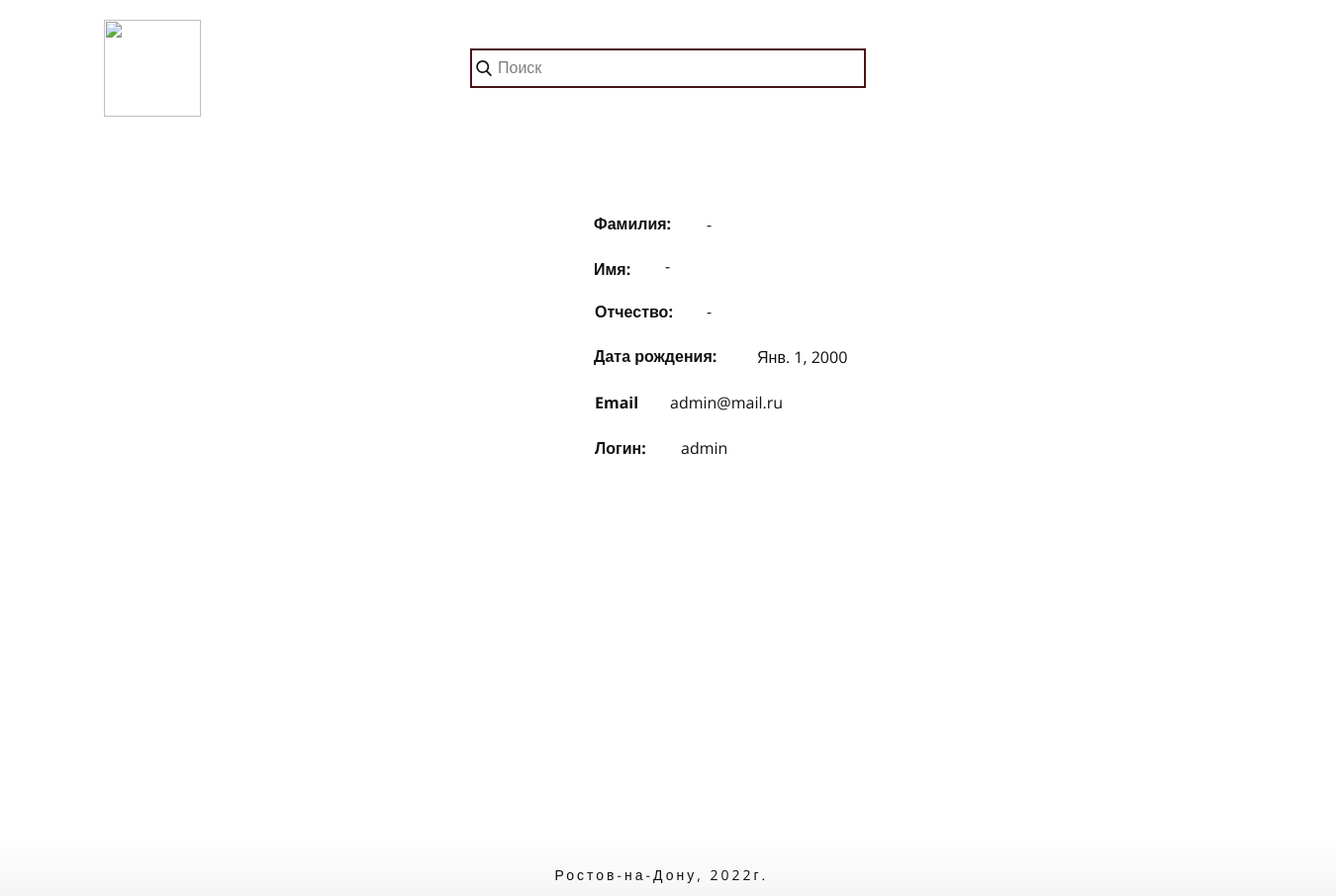
Screenshot of /alvuser/1 with the database file from the repository.
### bookstore/models.py (models this page shows)
class CustomUser(AbstractUser):
    foto = models.ImageField('Аватар', upload_to='bookapp/fotos/', null=True, default='/bookapp/fotos/Avatar.jpg')
    patronymic = models.CharField('Отчество', max_length=150, default='')
    birth_day = models.DateField('Дата рождения', default='2000-01-01')
    is_admin = models.BooleanField('Администратор', default=False)
    is_publisher = models.BooleanField('Студент', default=False)
    is_librarian = models.BooleanField('Преподаватель', default=False)
    class Meta:
        swappable = 'AUTH_USER_MODEL'

### bookstore/views.py (the view)
# urls.py: path('alvuser/<int:pk>', views.ALViewUser.as_view(), name='alvuser'),
class ALViewUser(DetailView):
    model = CustomUser
    template_name = 'publisher/detailuser.html'

### bookstore/templates/publisher/detailuser.html (shortened to what this page needs)
{% extends 'bookstore/base.html' %}
{% load static %}
{% block body %}
<link rel="stylesheet" href="{% static 'css/detailuser.css' %}" media="screen">
    <section class="u-clearfix u-section-1" id="sec-dc30">
        <div class="u-container-style u-product u-white u-product-1">
            <div class="u-container-layout u-valign-top u-container-layout-1">
                <div style="width: 286px; height: 334px; position: center;">
                </div>
                <div style="position: relative; top: 25px;">
                    <p class="u-text u-text-default u-text-2">Фамилия:</p>
                    <p class="u-text u-text-3">
                        {% if object.last_name %}
                            {{ object.last_name }}
                        {% else %}
                            -
                        {% endif %}</p>
                    <p class="u-text u-text-4">
                        {% if object.first_name %}
                            {{ object.first_name }}
                        {% else %}
                            -
                        {% endif %}</p>
                    <p class="u-text u-text-default-lg u-text-default-sm u-text-default-xl u-text-default-xs u-text-5">Имя:</p>
                    <p class="u-text u-text-default u-text-6">Отчество:</p>
                    <p class="u-text u-text-7">
                        {% if object.patronymic %}
                            {{ object.patronymic }}
                        {% else %}
                            -
                        {% endif %}</p>
                    <p class="u-text u-text-8">
                        {% if object.birth_day %}
                            {{ object.birth_day }}
                        {% else %}
                            -
                        {% endif %}</p>
                    <p class="u-text u-text-default u-text-9">Дата рождения:</p>
                    <p class="u-text u-text-default u-text-10">Email</p>
                    <p class="u-text u-text-11">
                        {% if object.email %}
                            {{ object.email }}
                        {% else %}
                            -
                        {% endif %}</p>
                    <p class="u-text u-text-default u-text-12">Логин:</p>
                    <p class="u-text u-text-13">
                        {% if object.username %}
                            {{ object.username }}
                        {% else %}
                            -
                        {% endif %}</p>
                </div>
            </div>
        </div>
    </section>
{% endblock %}

### static/css/master.css (style rules this page uses)
html { scroll-behavior: smooth; }

### static/css/detailuser.css (style rules this page uses)
.u-section-1 { min-height: 576px; }
.u-section-1 .u-product-1 { min-height: 455px; height: auto; background-image: none; width: 1140px; margin: 1px auto 60px; }
.u-section-1 .u-container-layout-1 { padding: 20px 30px; }
.u-section-1 .u-text-2 { font-weight: 700; margin: -334px auto 0 465px; }
.u-section-1 .u-text-3 { margin: -25px 150px 0 579px; }
.u-section-1 .u-text-4 { margin: 17px 150px 0 537px; }
.u-section-1 .u-text-5 { font-weight: 700; margin: -23px auto 0 465px; }
.u-section-1 .u-text-6 { font-weight: 700; margin: 18px auto 0 466px; }
.u-section-1 .u-text-7 { margin: -26px 150px 0 579px; }
.u-section-1 .u-text-8 { margin: 20px 150px 0 630px; }
.u-section-1 .u-text-9 { font-weight: 700; margin: -26px auto 0 465px; }
.u-section-1 .u-text-10 { font-weight: 700; margin: 21px auto 0 466px; }
.u-section-1 .u-text-11 { margin: -25px 150px 0 542px; }
.u-section-1 .u-text-12 { font-weight: 700; margin: 20px auto 0 466px; }
.u-section-1 .u-text-13 { margin: -26px 150px 0 553px; }

### bookstore/templates/bookstore/base.html (style rules this page uses)
body { margin: 0; min-height: 100%; display: grid; grid-template-rows: auto 1fr auto; }

### rows the page displays
CustomUser: birth_day "Янв. 1, 2000", email "admin@mail.ru", username "admin"
